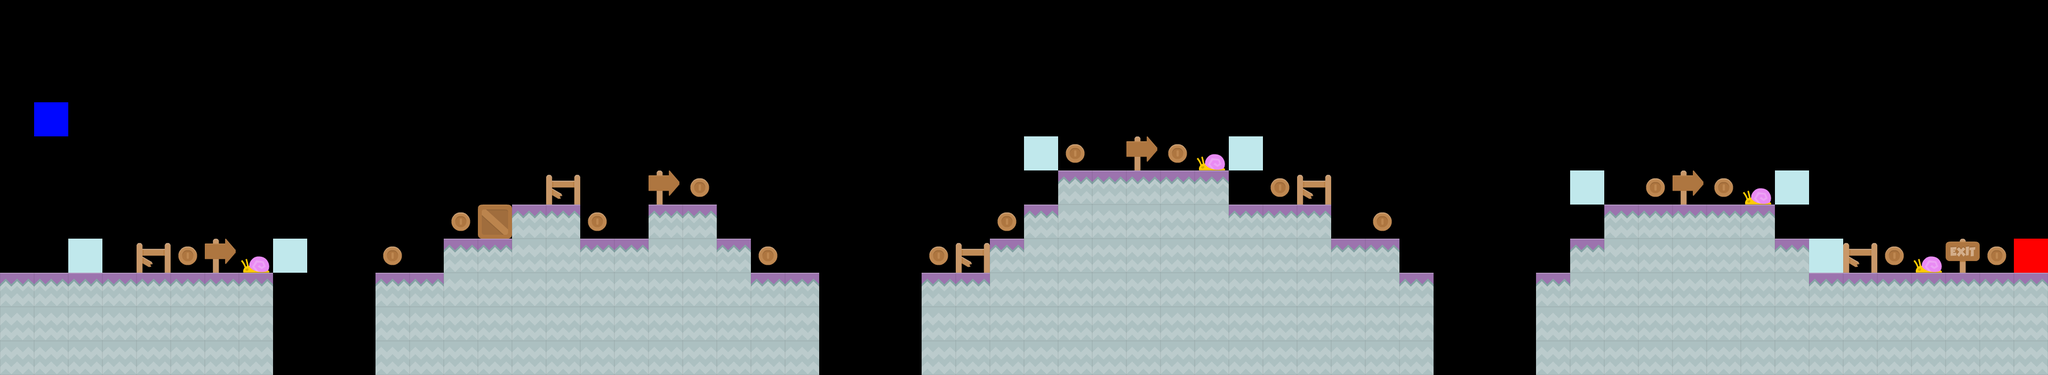

The image is a tile-based game level rendered from a .tmx file. Its description and source (layers, tilesets, objects; grid data summarised) follow:
An orthogonal 60x11 tile map with 64x64 px tiles, 7 tile layers (tile, coin, constant, enemy, ...), 6 tilesets.

<map version="1.9" tiledversion="1.9.2" orientation="orthogonal" renderorder="right-down" width="60" height="11" tilewidth="64" tileheight="64" infinite="0" nextlayerid="8" nextobjectid="1">
 <tileset firstgid="1" source="stone_cliff_tiles.tsx" />
 <tileset firstgid="13" source="coin_tiles.tsx" />
 <tileset firstgid="16" source="checkpoint_enemy.tsx" />
 <tileset firstgid="18" source="checkpoint_player.tsx" />
 <tileset firstgid="20" source="french_tiles.tsx" />
 <tileset firstgid="25" source="box.tsx" />
 <layer id="1" name="tile" width="60" height="11">
  <data>[660 cells, 204 non-empty, 2 distinct tile ids]</data>
 </layer>
 <layer id="2" name="coin" width="60" height="11">
  <data>[660 cells, 16 non-empty, 1 distinct tile ids]</data>
 </layer>
 <layer id="3" name="constant" width="60" height="11">
  <data>[660 cells, 8 non-empty, 1 distinct tile ids]</data>
 </layer>
 <layer id="4" name="enemy" width="60" height="11">
  <data>[660 cells, 4 non-empty, 1 distinct tile ids]</data>
 </layer>
 <layer id="5" name="player" width="60" height="11">
  <data>[660 cells, 2 non-empty, 2 distinct tile ids]</data>
 </layer>
 <layer id="6" name="french" width="60" height="11">
  <data>[660 cells, 10 non-empty, 3 distinct tile ids]</data>
 </layer>
 <layer id="7" name="crate" width="60" height="11">
  <data>[660 cells, 1 non-empty, 1 distinct tile ids]</data>
 </layer>
</map>
